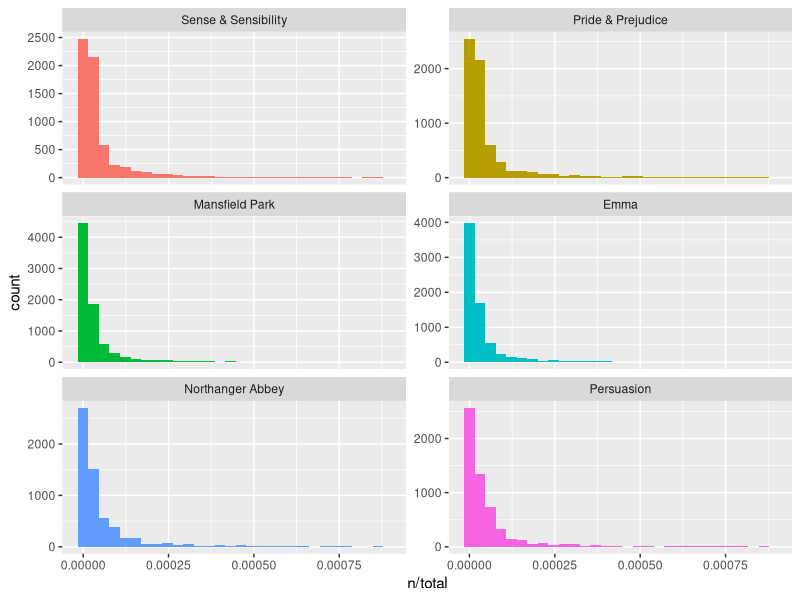

Recreate this plot in R.
library(dplyr)
library(janeaustenr)
library(tidytext)

#Get the tokens
#count the frequency for each word

book_words <- austen_books() %>%
  unnest_tokens(word, text) %>%
  count(book, word, sort = TRUE)
  
#Group by book. count the total number of words in the books. 

total_words <- book_words %>%
  group_by(book) %>%
  summarise(total = sum(n))

#Join the data together so we have word, frequency, total words for each observation. 

book_words <- left_join(book_words, total_words, by = "book")

library(ggplot2)

ggplot(book_words, aes(n/total, fill = book)) +
  geom_histogram(show.legend = FALSE) +
  xlim(NA, 0.0009) +
  facet_wrap(~book, ncol = 2, scales = "free_y")
